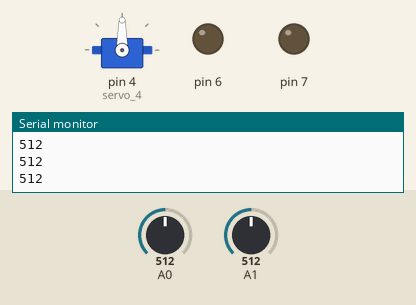
A sketch run on a simulated Arduino Uno, built with avr-gcc and run on an emulated ATmega328P. Parts: servo, output pins drawn as LEDs (lit = HIGH), the last lines printed to the serial monitor. Dashed ring = blinking. Inputs (shaded band) come from the test bench; at power-on: A0 = 512, A1 = 512.

Above: at 1.2 s.
1.3 s: A0 set to 586
2.8 s: A0 set to 615
At 3.2 s:
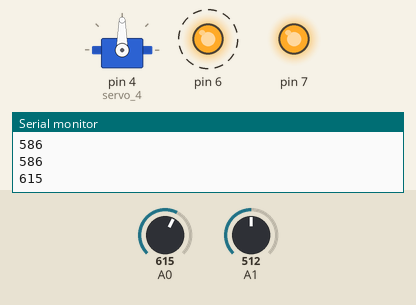
5.8 s: A1 set to 214
8.0 s: A1 set to 182
At 9.1 s:
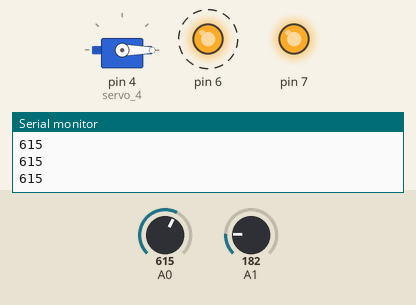
11.0 s: A0 set to 590
At 13.4 s:
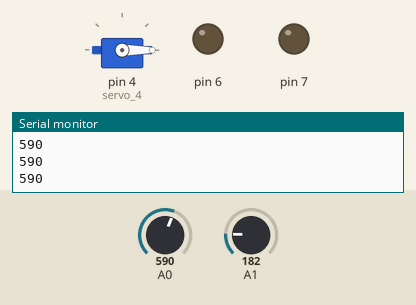
14.0 s: A0 set to 610
At 15.8 s:
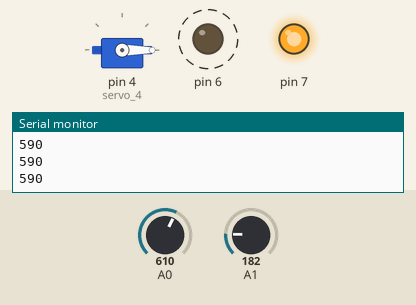
Timing chart, 0 to 18.0 s (numbered marks = the images above; inputs shaded):
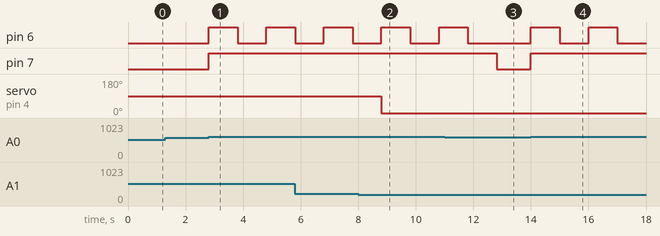

Measured:
- the behaviour switches between 600 and 601 on A0 (found by bisection; images 0 and 1)
- the behaviour switches between 201 and 200 on A1 (found by bisection; images 1 and 2)
- after the input at 2.8 s, pin 6: LOW → HIGH at once, → LOW 1.0 s later, → HIGH 1.0 s later; pin 7: LOW → HIGH at once
- after the input at 8.0 s, servo on pin 4 (servo_4): 90° → 0° after 0.81 s
- after the input at 11.0 s, pin 6: goes on until 11.8 s, then stays LOW; pin 7: HIGH → LOW after 1.8 s
- after the input at 14.0 s, pin 6: alternates HIGH for 1.0 s and LOW for 1.0 s, starting at once; pin 7: LOW → HIGH at once

The sketch:

stunning_turing1.ino
```cpp
// C++ code
//
#include <Servo.h>

Servo servo_4;

void setup()
{
  pinMode(A0, INPUT);
  Serial.begin(9600);
  pinMode(7, OUTPUT);
  pinMode(6, OUTPUT);
  pinMode(A1, INPUT);
  servo_4.attach(4, 500, 2500);
}

void loop()
{
  Serial.println(analogRead(A0));
  if (analogRead(A0) > 600) {
    digitalWrite(7, HIGH);
    digitalWrite(6, HIGH);
    delay(1000); // Wait for 1000 millisecond(s)
    digitalWrite(6, LOW);
    delay(1000); // Wait for 1000 millisecond(s)
  } else {
    digitalWrite(7, LOW);
    digitalWrite(6, LOW);
  }

  analogRead(A1);

  Serial.println("");
  if (analogRead(A1) > 200) {
    servo_4.write(90);
  } else {
    servo_4.write(0);
  }
}
```
